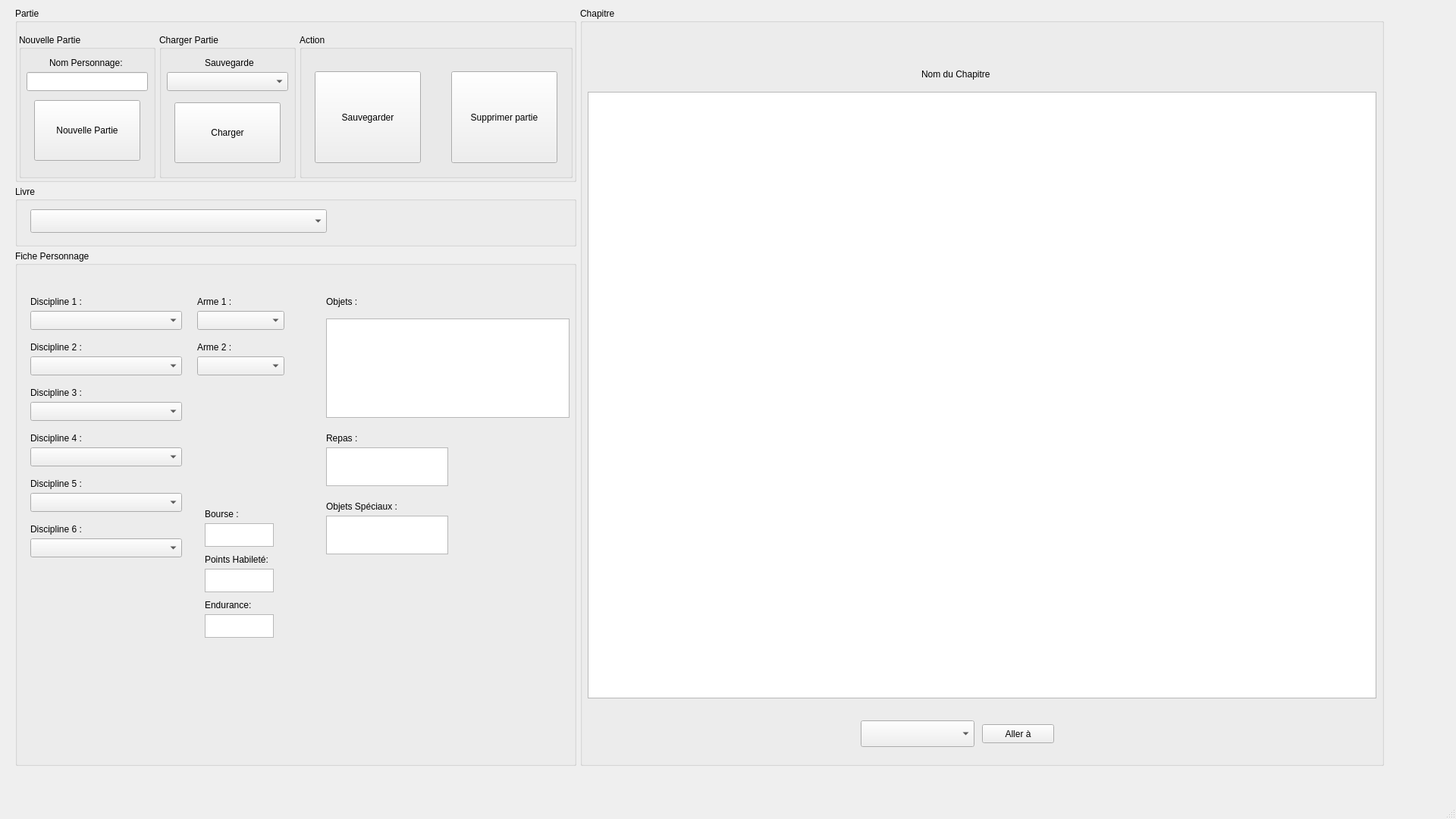
<?xml version="1.0" encoding="UTF-8"?>
<ui version="4.0">
 <class>MainWindow</class>
 <widget class="QMainWindow" name="MainWindow">
  <property name="geometry">
   <rect>
    <x>0</x>
    <y>0</y>
    <width>1920</width>
    <height>1080</height>
   </rect>
  </property>
  <property name="windowTitle">
   <string>MainWindow</string>
  </property>
  <widget class="QWidget" name="centralwidget">
   <widget class="QGroupBox" name="groupBox_livre">
    <property name="geometry">
     <rect>
      <x>20</x>
      <y>245</y>
      <width>740</width>
      <height>80</height>
     </rect>
    </property>
    <property name="title">
     <string>Livre</string>
    </property>
    <widget class="QComboBox" name="comboBox_livre">
     <property name="geometry">
      <rect>
       <x>20</x>
       <y>31</y>
       <width>391</width>
       <height>31</height>
      </rect>
     </property>
    </widget>
   </widget>
   <widget class="QGroupBox" name="groupBox_partie">
    <property name="geometry">
     <rect>
      <x>20</x>
      <y>10</y>
      <width>740</width>
      <height>230</height>
     </rect>
    </property>
    <property name="title">
     <string>Partie</string>
    </property>
    <widget class="QGroupBox" name="groupBox_nouvelle_partie">
     <property name="geometry">
      <rect>
       <x>5</x>
       <y>35</y>
       <width>180</width>
       <height>190</height>
      </rect>
     </property>
     <property name="title">
      <string>Nouvelle Partie</string>
     </property>
     <widget class="QLineEdit" name="lineEdit_nom_personnage">
      <property name="geometry">
       <rect>
        <x>10</x>
        <y>50</y>
        <width>160</width>
        <height>25</height>
       </rect>
      </property>
     </widget>
     <widget class="QLabel" name="label_nom_personnage">
      <property name="geometry">
       <rect>
        <x>40</x>
        <y>30</y>
        <width>100</width>
        <height>15</height>
       </rect>
      </property>
      <property name="text">
       <string>Nom Personnage:</string>
      </property>
     </widget>
     <widget class="QPushButton" name="pushButton_nouvelle_partie">
      <property name="geometry">
       <rect>
        <x>20</x>
        <y>87</y>
        <width>140</width>
        <height>80</height>
       </rect>
      </property>
      <property name="text">
       <string>Nouvelle Partie</string>
      </property>
     </widget>
    </widget>
    <widget class="QGroupBox" name="groupBox_charger_partie">
     <property name="geometry">
      <rect>
       <x>190</x>
       <y>35</y>
       <width>180</width>
       <height>190</height>
      </rect>
     </property>
     <property name="title">
      <string>Charger Partie</string>
     </property>
     <widget class="QComboBox" name="comboBox_partie_dispo">
      <property name="geometry">
       <rect>
        <x>10</x>
        <y>50</y>
        <width>160</width>
        <height>25</height>
       </rect>
      </property>
     </widget>
     <widget class="QPushButton" name="pushButton_charger_partie">
      <property name="geometry">
       <rect>
        <x>20</x>
        <y>90</y>
        <width>140</width>
        <height>80</height>
       </rect>
      </property>
      <property name="text">
       <string>Charger</string>
      </property>
     </widget>
     <widget class="QLabel" name="label_charger_partie">
      <property name="geometry">
       <rect>
        <x>60</x>
        <y>30</y>
        <width>71</width>
        <height>16</height>
       </rect>
      </property>
      <property name="text">
       <string>Sauvegarde</string>
      </property>
     </widget>
    </widget>
    <widget class="QGroupBox" name="groupBox_action_partie">
     <property name="geometry">
      <rect>
       <x>375</x>
       <y>35</y>
       <width>360</width>
       <height>190</height>
      </rect>
     </property>
     <property name="title">
      <string>Action</string>
     </property>
     <widget class="QPushButton" name="pushButton_sauvegarder_partie">
      <property name="geometry">
       <rect>
        <x>20</x>
        <y>49</y>
        <width>140</width>
        <height>121</height>
       </rect>
      </property>
      <property name="text">
       <string>Sauvegarder</string>
      </property>
     </widget>
     <widget class="QPushButton" name="pushButton_supprimer_partie">
      <property name="geometry">
       <rect>
        <x>200</x>
        <y>49</y>
        <width>140</width>
        <height>121</height>
       </rect>
      </property>
      <property name="text">
       <string>Supprimer partie</string>
      </property>
     </widget>
    </widget>
   </widget>
   <widget class="QGroupBox" name="groupBox_personnage">
    <property name="geometry">
     <rect>
      <x>20</x>
      <y>330</y>
      <width>740</width>
      <height>680</height>
     </rect>
    </property>
    <property name="title">
     <string>Fiche Personnage</string>
    </property>
    <widget class="QComboBox" name="comboBox_discipline_1">
     <property name="geometry">
      <rect>
       <x>20</x>
       <y>80</y>
       <width>200</width>
       <height>25</height>
      </rect>
     </property>
    </widget>
    <widget class="QLabel" name="label_discipline_1">
     <property name="geometry">
      <rect>
       <x>20</x>
       <y>60</y>
       <width>100</width>
       <height>15</height>
      </rect>
     </property>
     <property name="text">
      <string>Discipline 1 :</string>
     </property>
    </widget>
    <widget class="QLabel" name="label_discipline_2">
     <property name="geometry">
      <rect>
       <x>20</x>
       <y>120</y>
       <width>100</width>
       <height>15</height>
      </rect>
     </property>
     <property name="text">
      <string>Discipline 2 :</string>
     </property>
    </widget>
    <widget class="QLabel" name="label_discipline_6">
     <property name="geometry">
      <rect>
       <x>20</x>
       <y>360</y>
       <width>100</width>
       <height>15</height>
      </rect>
     </property>
     <property name="text">
      <string>Discipline 6 :</string>
     </property>
    </widget>
    <widget class="QLabel" name="label_discipline_4">
     <property name="geometry">
      <rect>
       <x>20</x>
       <y>240</y>
       <width>100</width>
       <height>15</height>
      </rect>
     </property>
     <property name="text">
      <string>Discipline 4 :</string>
     </property>
    </widget>
    <widget class="QLabel" name="label_discipline_3">
     <property name="geometry">
      <rect>
       <x>20</x>
       <y>180</y>
       <width>100</width>
       <height>15</height>
      </rect>
     </property>
     <property name="text">
      <string>Discipline 3 :</string>
     </property>
    </widget>
    <widget class="QLabel" name="label_discipline_5">
     <property name="geometry">
      <rect>
       <x>20</x>
       <y>300</y>
       <width>100</width>
       <height>15</height>
      </rect>
     </property>
     <property name="text">
      <string>Discipline 5 :</string>
     </property>
    </widget>
    <widget class="QComboBox" name="comboBox_discipline_2">
     <property name="geometry">
      <rect>
       <x>20</x>
       <y>140</y>
       <width>200</width>
       <height>25</height>
      </rect>
     </property>
    </widget>
    <widget class="QComboBox" name="comboBox_discipline_3">
     <property name="geometry">
      <rect>
       <x>20</x>
       <y>200</y>
       <width>200</width>
       <height>25</height>
      </rect>
     </property>
    </widget>
    <widget class="QComboBox" name="comboBox_discipline_4">
     <property name="geometry">
      <rect>
       <x>20</x>
       <y>260</y>
       <width>200</width>
       <height>25</height>
      </rect>
     </property>
    </widget>
    <widget class="QComboBox" name="comboBox_discipline_5">
     <property name="geometry">
      <rect>
       <x>20</x>
       <y>320</y>
       <width>200</width>
       <height>25</height>
      </rect>
     </property>
    </widget>
    <widget class="QComboBox" name="comboBox_discipline_6">
     <property name="geometry">
      <rect>
       <x>20</x>
       <y>380</y>
       <width>200</width>
       <height>25</height>
      </rect>
     </property>
    </widget>
    <widget class="QLabel" name="label_arme_1">
     <property name="geometry">
      <rect>
       <x>240</x>
       <y>60</y>
       <width>100</width>
       <height>15</height>
      </rect>
     </property>
     <property name="text">
      <string>Arme 1 :</string>
     </property>
    </widget>
    <widget class="QComboBox" name="comboBox_arme_1">
     <property name="geometry">
      <rect>
       <x>240</x>
       <y>80</y>
       <width>115</width>
       <height>25</height>
      </rect>
     </property>
    </widget>
    <widget class="QLabel" name="label_arme_2">
     <property name="geometry">
      <rect>
       <x>240</x>
       <y>120</y>
       <width>100</width>
       <height>15</height>
      </rect>
     </property>
     <property name="text">
      <string>Arme 2 :</string>
     </property>
    </widget>
    <widget class="QComboBox" name="comboBox_arme_2">
     <property name="geometry">
      <rect>
       <x>240</x>
       <y>140</y>
       <width>115</width>
       <height>25</height>
      </rect>
     </property>
    </widget>
    <widget class="QTextEdit" name="textEdit_objets">
     <property name="geometry">
      <rect>
       <x>410</x>
       <y>90</y>
       <width>321</width>
       <height>131</height>
      </rect>
     </property>
    </widget>
    <widget class="QLabel" name="label_objets">
     <property name="geometry">
      <rect>
       <x>410</x>
       <y>60</y>
       <width>100</width>
       <height>15</height>
      </rect>
     </property>
     <property name="text">
      <string>Objets :</string>
     </property>
    </widget>
    <widget class="QLabel" name="label_repas">
     <property name="geometry">
      <rect>
       <x>410</x>
       <y>240</y>
       <width>100</width>
       <height>15</height>
      </rect>
     </property>
     <property name="text">
      <string>Repas :</string>
     </property>
    </widget>
    <widget class="QTextEdit" name="textEdit_repas">
     <property name="geometry">
      <rect>
       <x>410</x>
       <y>260</y>
       <width>161</width>
       <height>51</height>
      </rect>
     </property>
    </widget>
    <widget class="QLabel" name="label_bourse">
     <property name="geometry">
      <rect>
       <x>250</x>
       <y>340</y>
       <width>100</width>
       <height>15</height>
      </rect>
     </property>
     <property name="text">
      <string>Bourse :</string>
     </property>
    </widget>
    <widget class="QTextEdit" name="textEdit_bourse">
     <property name="geometry">
      <rect>
       <x>250</x>
       <y>360</y>
       <width>91</width>
       <height>31</height>
      </rect>
     </property>
    </widget>
    <widget class="QLabel" name="label_objets_speciaux">
     <property name="geometry">
      <rect>
       <x>410</x>
       <y>330</y>
       <width>100</width>
       <height>15</height>
      </rect>
     </property>
     <property name="text">
      <string>Objets Spéciaux :</string>
     </property>
    </widget>
    <widget class="QTextEdit" name="textEdit_objets_speciaux">
     <property name="geometry">
      <rect>
       <x>410</x>
       <y>350</y>
       <width>161</width>
       <height>51</height>
      </rect>
     </property>
    </widget>
    <widget class="QLabel" name="label_endurance">
     <property name="geometry">
      <rect>
       <x>250</x>
       <y>460</y>
       <width>100</width>
       <height>15</height>
      </rect>
     </property>
     <property name="text">
      <string>Endurance:</string>
     </property>
    </widget>
    <widget class="QTextEdit" name="textEdit_endurance">
     <property name="geometry">
      <rect>
       <x>250</x>
       <y>480</y>
       <width>91</width>
       <height>31</height>
      </rect>
     </property>
    </widget>
    <widget class="QLabel" name="label_points_habilete">
     <property name="geometry">
      <rect>
       <x>250</x>
       <y>400</y>
       <width>100</width>
       <height>15</height>
      </rect>
     </property>
     <property name="text">
      <string>Points Habileté:</string>
     </property>
    </widget>
    <widget class="QTextEdit" name="textEdit_points_habilete">
     <property name="geometry">
      <rect>
       <x>250</x>
       <y>420</y>
       <width>91</width>
       <height>31</height>
      </rect>
     </property>
    </widget>
   </widget>
   <widget class="QGroupBox" name="groupBox_chapitre">
    <property name="geometry">
     <rect>
      <x>765</x>
      <y>10</y>
      <width>1060</width>
      <height>1000</height>
     </rect>
    </property>
    <property name="title">
     <string>Chapitre</string>
    </property>
    <widget class="QLabel" name="label_nom_chapitre">
     <property name="geometry">
      <rect>
       <x>450</x>
       <y>80</y>
       <width>101</width>
       <height>16</height>
      </rect>
     </property>
     <property name="text">
      <string>Nom du Chapitre</string>
     </property>
    </widget>
    <widget class="QTextBrowser" name="textBrowser_chapitre">
     <property name="geometry">
      <rect>
       <x>10</x>
       <y>111</y>
       <width>1040</width>
       <height>800</height>
      </rect>
     </property>
     <property name="font">
      <font>
       <pointsize>16</pointsize>
      </font>
     </property>
    </widget>
    <widget class="QComboBox" name="comboBox_chapitre_destination">
     <property name="geometry">
      <rect>
       <x>370</x>
       <y>940</y>
       <width>150</width>
       <height>35</height>
      </rect>
     </property>
    </widget>
    <widget class="QPushButton" name="pushButton_chapitre_destination">
     <property name="geometry">
      <rect>
       <x>530</x>
       <y>945</y>
       <width>95</width>
       <height>25</height>
      </rect>
     </property>
     <property name="text">
      <string>Aller à</string>
     </property>
    </widget>
   </widget>
  </widget>
  <widget class="QMenuBar" name="menubar">
   <property name="geometry">
    <rect>
     <x>0</x>
     <y>0</y>
     <width>1920</width>
     <height>26</height>
    </rect>
   </property>
  </widget>
  <widget class="QStatusBar" name="statusbar">
   <property name="enabled">
    <bool>true</bool>
   </property>
  </widget>
 </widget>
 <resources/>
 <connections/>
</ui>
